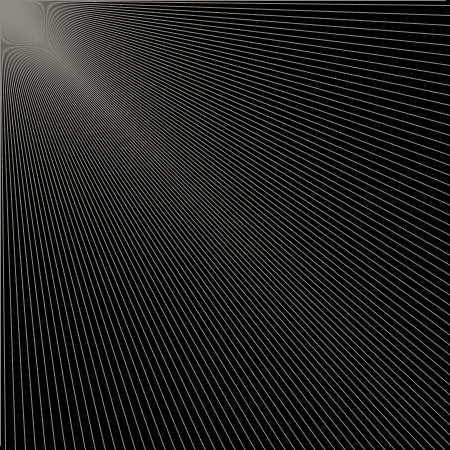
Frame 1 (no input)
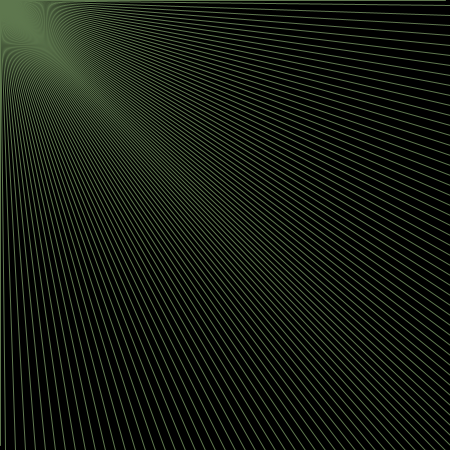
Frame 60 (the mouse pressed at the canvas centre just before this capture)
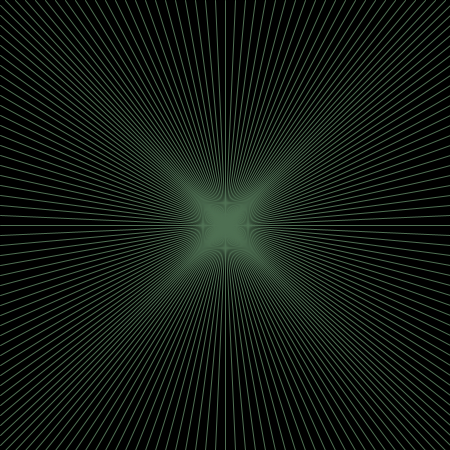
Frame 120 (the mouse held since frame 60 and released just before this capture)

The Processing sketch that drew these frames (run headless with seeded random() and noise(); from frame 60 on, the mouse is pressed at the canvas centre):

// Processing sketch: processing_91182
// ── processing_91182.pde

//Danielle Gorodenzik
//March 5 2013
//Going Through Dimensions


int spacing = 5;
void setup (){
  size (450,450);
  smooth();
}
void draw (){
  background (0);
 
   
   for (int x = 5; x<width; x+=10) {
     stroke(noise(frameCount*.1)*255, noise(frameCount*.12)*255, noise(frameCount*.2)*255);
     strokeWeight(1);
     line(mouseX, mouseY, x, 0);
     line(mouseX, mouseY, x, 450);
     line(mouseX, mouseY, 0, x);
     line(mouseX, mouseY, 450,x);
     
     
     
     
     
     
     
   }
}
